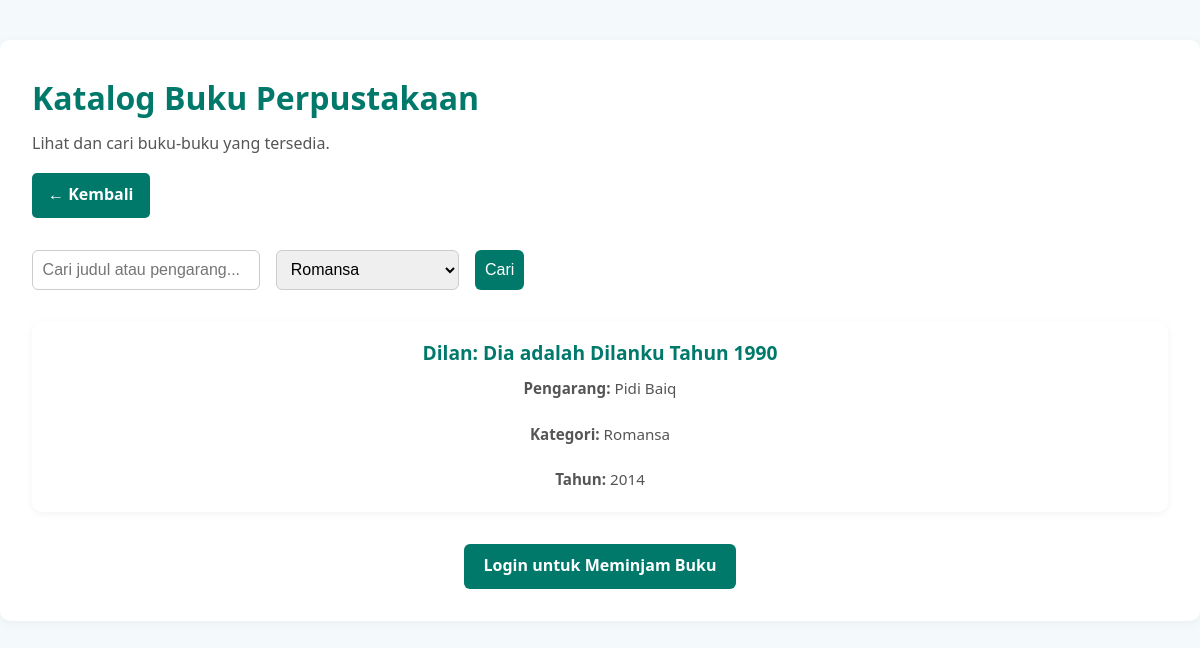
/katalog.php?kategori=Romansa, run on an earlier commit of the app's database.
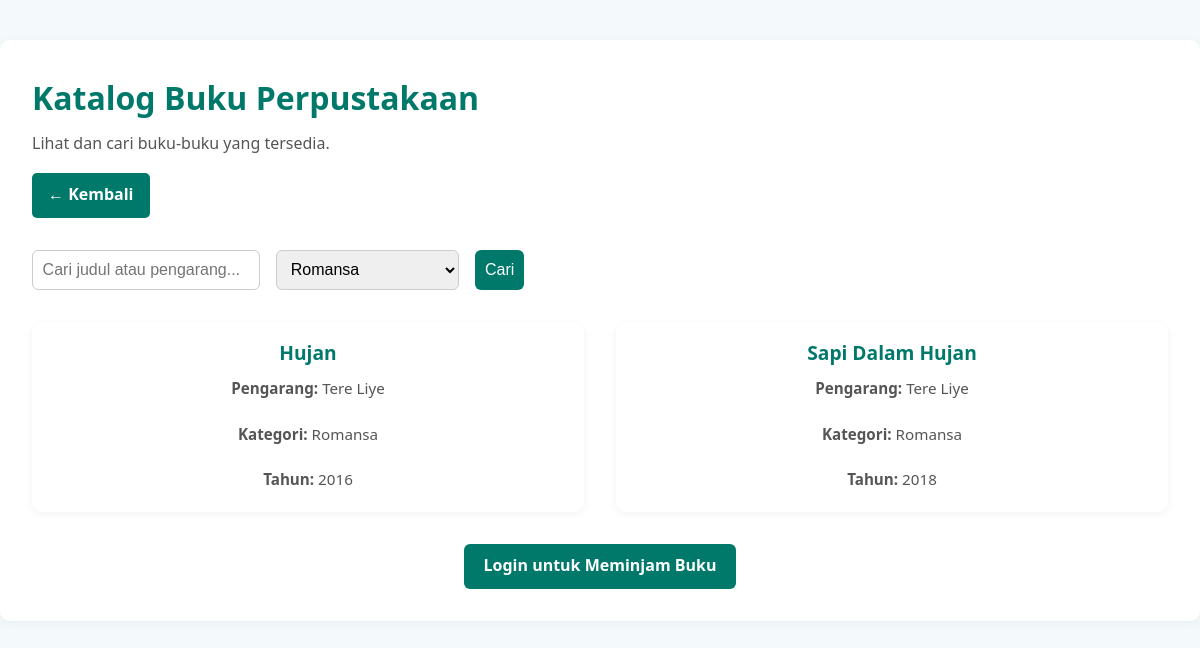
And on a later commit of the database.
### tables this page shows
CREATE TABLE `buku` (
  `id` int(11) NOT NULL,
  `judul` varchar(255) NOT NULL,
  `pengarang` varchar(100) NOT NULL,
  `tahun` year(4) NOT NULL,
  `penerbit` varchar(100) NOT NULL,
  `kategori` varchar(100) DEFAULT NULL,
  `sinopsis` text NOT NULL
);

### katalog.php (the view, shortened to what this page needs)
<?php
require_once __DIR__ . '/core/autoload.php';
$limit = 8;
$page = isset($_GET['page']) ? (int) $_GET['page'] : 1;
$start = $page > 1 ? $page * $limit - $limit : 0;
$search = isset($_GET['q']) ? trim($_GET['q']) : '';
$kategori = isset($_GET['kategori']) ? trim($_GET['kategori']) : '';
$where = [];
if ($kategori !== '') {
    $safeKategori = mysqli_real_escape_string($connect, $kategori);
    $where[] = "kategori = '$safeKategori'";
}
$where_sql = count($where) ? 'WHERE ' . implode(' AND ', $where) : '';
$query = "SELECT * FROM buku $where_sql LIMIT $start, $limit";
$result = mysqli_query($connect, $query);
$kategori_query = "SELECT DISTINCT kategori FROM buku WHERE kategori IS NOT NULL AND kategori != ''";
$kategori_result = mysqli_query($connect, $kategori_query);
$daftar_kategori = [];
while ($row = mysqli_fetch_assoc($kategori_result)) {
    $daftar_kategori[] = $row['kategori'];
}
?>
<!DOCTYPE html>
<html lang="id">
<head>
    <link rel="stylesheet" href="css/katalog.css" />
</head>
<body>
    <div class="container">
        <h1>Katalog Buku Perpustakaan</h1>
        <p>Lihat dan cari buku-buku yang tersedia.</p>
        <div class="back-button">
            <a href="index.php" class="btn-back">← Kembali</a>
        </div>
        <form method="get" class="search-bar" id="searchForm">
            <form method="get" class="search-bar">
                <input type="text" name="q" placeholder="Cari judul atau pengarang..."
                    value="<?= htmlspecialchars($search) ?>" />
                <select name="kategori">
                    <?php foreach ($daftar_kategori as $item): ?>
                        <option value="<?= htmlspecialchars($item) ?>" <?= $kategori == $item ? 'selected' : '' ?>>
                            <?= htmlspecialchars($item) ?>
                        </option>
                    <?php endforeach; ?>
                </select>
                <button type="submit">Cari</button>
            </form>
            <div class="cards-container" id="bookResults">
                <?php if ($result && mysqli_num_rows($result) > 0): ?>
                    <?php while ($row = mysqli_fetch_assoc($result)): ?>
                        <a href="detailBuku.php?id=<?= $row['id'] ?>" class="book-card-link">
                            <div class="book-card">
                                <h3><?= htmlspecialchars($row['judul']) ?></h3>
                                <p><strong>Pengarang:</strong> <?= htmlspecialchars($row['pengarang']) ?></p>
                                <p><strong>Kategori:</strong>
                                    <?= $row['kategori'] ? htmlspecialchars($row['kategori']) : 'Tidak ada' ?></p>
                                <p><strong>Tahun:</strong> <?= htmlspecialchars($row['tahun']) ?></p>
                            </div>
                        </a>
                    <?php endwhile; ?>
                <?php else: ?>
                    <p class="no-result">Tidak ada buku ditemukan.</p>
                <?php endif; ?>
            </div>
            <div class="login-cta">
                <a href="member/login.php" class="btn-primary">Login untuk Meminjam Buku</a>
            </div>
    </div>
</body>
</html>
</html>
</html>

### css/katalog.css (style rules this page uses)
* { margin: 0; padding: 0; box-sizing: border-box; }
body { font-family: "Segoe UI", sans-serif; background-color: #f4f9fc; color: #333; line-height: 1.6; }
.container { max-width: 1200px; margin: 40px auto; padding: 2rem; background-color: white; border-radius: 10px; box-shadow: 0 2px 10px rgba(0, 0, 0, 0.05); }
h1 { color: #00796b; margin-bottom: 0.5rem; }
p { color: #555; margin-bottom: 1rem; }
.back-button { margin-bottom: 2rem; }
.btn-back { display: inline-block; padding: 0.6rem 1rem; background-color: #00796b; color: white; text-decoration: none; border-radius: 5px; font-weight: bold; transition: background-color 0.3s ease; }
.search-bar { display: flex; flex-wrap: wrap; gap: 1rem; margin-bottom: 2rem; }
.search-bar input, .search-bar select, .search-bar button { padding: 0.6rem; font-size: 1rem; border: 1px solid #ccc; border-radius: 6px; }
.search-bar button { background-color: #00796b; color: white; cursor: pointer; border: none; }
.cards-container { display: grid; grid-template-columns: repeat(auto-fit, minmax(220px, 1fr)); gap: 2rem; margin-bottom: 2rem; }
.book-card-link { text-decoration: none; color: inherit; }
.book-card { background-color: white; border-radius: 10px; box-shadow: 0 2px 8px rgba(0, 0, 0, 0.05); overflow: hidden; transition: transform 0.3s ease; text-align: center; }
.book-card h3 { font-size: 1.2rem; margin: 1rem 0 0.5rem; color: #00796b; }
.book-card p { margin: 0.3rem 0; color: #555; font-size: 0.95rem; padding: 0 1rem 1rem; }
.login-cta { text-align: center; margin-top: 2rem; }
.btn-primary { padding: 0.6rem 1.2rem; background-color: #00796b; color: white; text-decoration: none; border-radius: 6px; font-weight: bold; display: inline-block; transition: background-color 0.3s ease; }

What changed in the data, as far as the page shows it:
no longer on this page (row edited): buku: judul "Dilan: Dia adalah Dilanku Tahun 1990", pengarang "Pidi Baiq", kategori "Romansa", tahun "2014"
now on this page (row edited): buku: judul "Hujan", pengarang "Tere Liye", kategori "Romansa", tahun "2016"
now on this page (row edited): buku: judul "Sapi Dalam Hujan", pengarang "Tere Liye", kategori "Romansa", tahun "2018"
